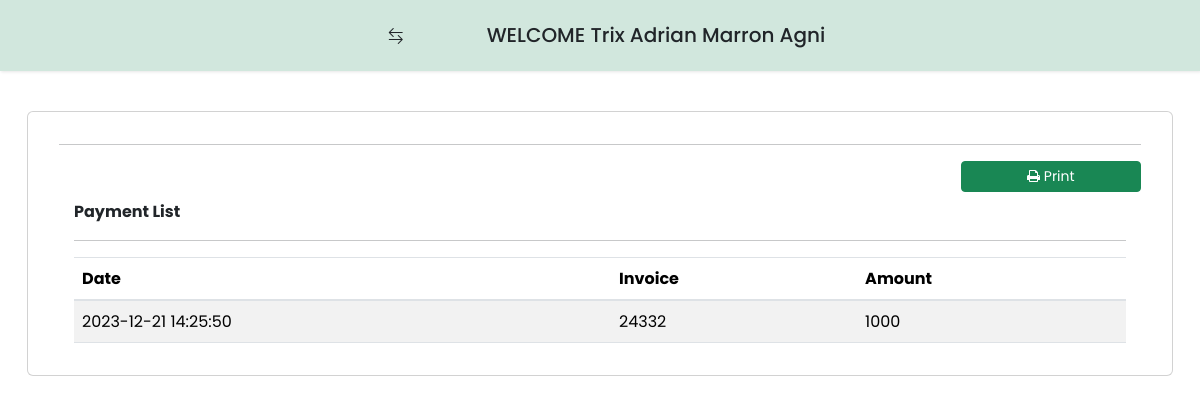
The page /renter_payments.php (signed in) on the database its author committed.
### tables this page shows
CREATE TABLE `user` (
  `id` int(11) NOT NULL,
  `name` varchar(50) NOT NULL,
  `user_name` varchar(20) NOT NULL,
  `pass` varchar(255) NOT NULL,
  `type` varchar(10) NOT NULL
);

CREATE TABLE `payments` (
  `id` int(11) NOT NULL,
  `renter_id` int(11) NOT NULL,
  `amount` double NOT NULL,
  `invoice` varchar(10) NOT NULL,
  `date_created` datetime NOT NULL DEFAULT current_timestamp()
);

### renter_payments.php (the view, shortened to what this page needs)
<?php include 'connect.php';
include 'links.php';
?>
<head>
</head>
<!DOCTYPE html>
<html lang="en">
<head>
    <?php include 'links.php';
    ?>
    <link href="https://cdn.jsdelivr.net/npm/bootstrap@5.3.2/dist/css/bootstrap.min.css" rel="stylesheet" />
    <link rel="stylesheet" href="https://cdnjs.cloudflare.com/ajax/libs/font-awesome/4.7.0/css/font-awesome.min.css">
    <?php
    include 'connect.php';
    $id = $_SESSION['user'];
    $sql = $conn->query("SELECT * from user where id = '$id' ");
    $row = $sql->fetch_assoc();
    ?>
</head>
<body class="content justify-content-center">
    <div class="navbar justify-content-center bg-success-subtle p-3">
        <button id="logo-btn" class="btn btn-success-subtle" type="button" data-bs-toggle="offcanvas" data-bs-target="#offcanvasScrolling" aria-controls="offcanvasScrolling"><i class="bi bi-arrow-left-right"></i>
        </button>
        <h6 style="font-size: 20px;margin-top: 7px;"><span>WELCOME <?php echo $row['name'] ?></h6>
    </div>
    <div class="container-fluid">
        <div class="col-lg-12">
            <div class="card">
                <div class="card-body">
                    <div class="col-md-12">
                        <hr>
                        <div class="row">
                            <div class="col-md-12 mb-2">
                                <button class="btn btn-sm btn-block btn-success col-md-2 ml-1 float-right" type="button" id="print"><i class="fa fa-print"></i> Print</button>
                            </div>
                        </div>
                        <div id="report">
                            <div class="col-md-12">
                                <b>Payment List</b>
                                <hr>
                                <table class="table table-condensed table-striped">
                                    <thead>
                                        <tr>
                                            <th>Date</th>
                                            <th>Invoice</th>
                                            <th>Amount</th>
                                        </tr>
                                    </thead>
                                    <tbody>
                                        <?php
                                        $sql = $conn->query("SELECT *
                                            FROM payments
                                            INNER JOIN renters ON payments.renter_id = renters.id
                                            INNER JOIN rooms ON renters.room_id = rooms.room_id WHERE renter_id = '$id';
                                            ");
                                        if ($sql->num_rows > 0) :
                                            while ($row = $sql->fetch_assoc()) :
                                        ?>
                                                <tr>
                                                    <td><?php echo $row['date_created'] ?></td>
                                                    <td><?php echo $row['invoice'] ?></td>
                                                    <td><?php echo $row['amount'] ?></td>
                                                </tr>
                                    </tbody>
                                <?php endwhile;
                                ?>
                                <?php endif; ?>
                            </div>
                        </div>
                    </div>
                </div>
            </div>
        </div>
    </div>
</html>

### css/sidebar.css (style rules this page uses)
* { margin: 0; padding: 0; box-sizing: border-box; font-family: 'Poppins', sans-serif; }
:root { --body-color: #E4E9F7; --sidebar-color: #FFF; --primary-color: #695CFE; --primary-color-light: #F6F5FF; --toggle-color: #DDD; --text-color: #707070; --tran-03: all 0.2s ease; --tran-03: all 0.3s ease; --tran-04: all 0.3s ease; --tran-05: all 0.3s ease; }
body { min-height: 100vh; background-color: var(--body-color); transition: var(--tran-05); }

### renter_payments.php (style rules this page uses)
#logo-btn { margin-right: 70px; }

### rows shown on the page
user: name "Trix Adrian Marron Agni"
payments: date_created "2023-12-21 14:25:50", invoice "24332", amount "1000"
